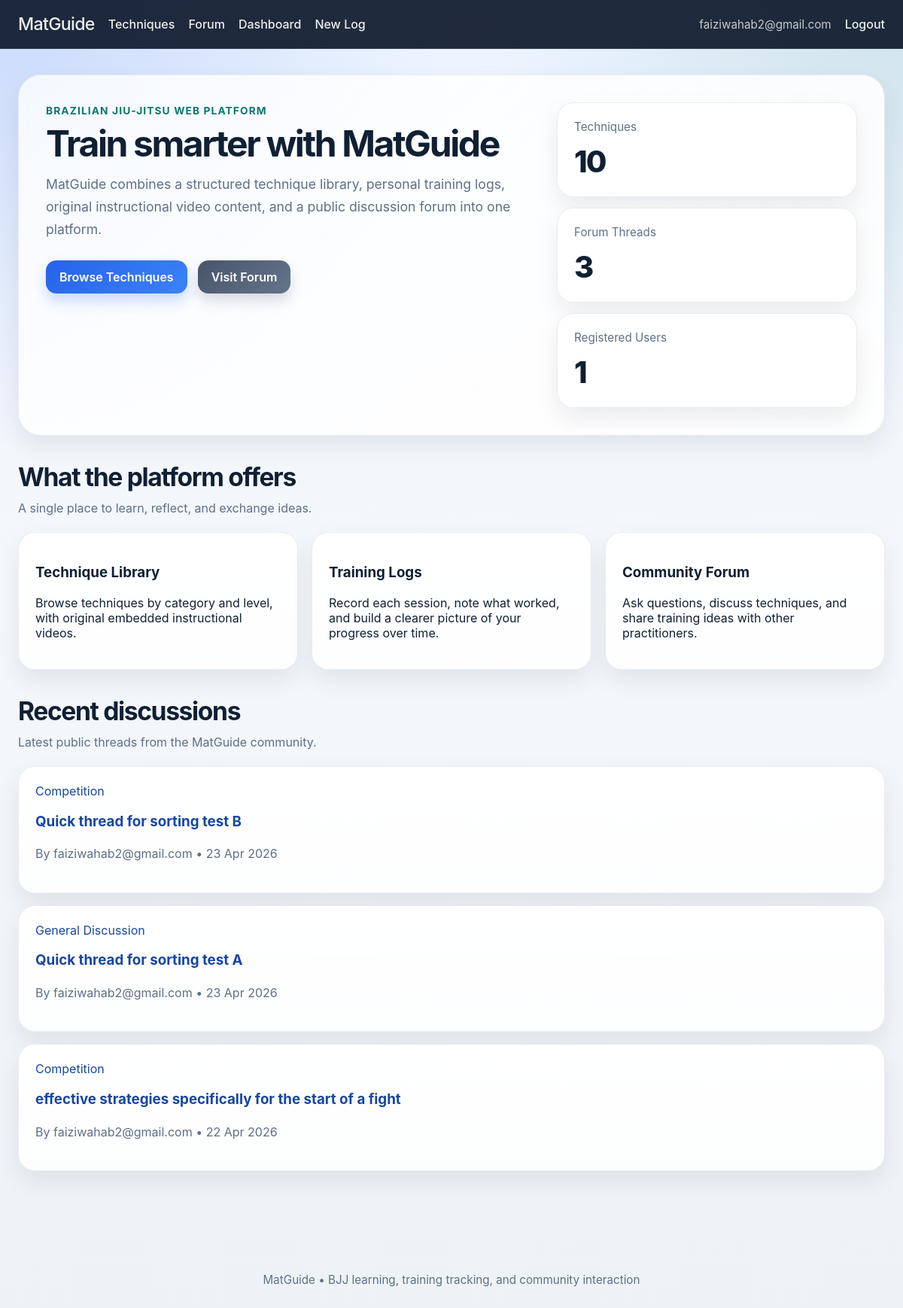
Screenshot of / (signed in) with the database file from the repository.
### models.py (models this page shows, shortened)
class User(UserMixin, db.Model):
    id = db.Column(db.Integer, primary_key=True)
    email = db.Column(db.String(255), unique=True, nullable=False, index=True)
    password_hash = db.Column(db.String(255), nullable=False)
    logs = db.relationship("TrainingLog", backref="user", lazy=True, cascade="all, delete-orphan")
    threads = db.relationship("ForumThread", backref="author", lazy=True, cascade="all, delete-orphan")
    replies = db.relationship("ForumReply", backref="author", lazy=True, cascade="all, delete-orphan")

class ForumThread(db.Model):
    id = db.Column(db.Integer, primary_key=True)
    title = db.Column(db.String(200), nullable=False)
    category = db.Column(db.String(100), nullable=False)
    body = db.Column(db.Text, nullable=False)
    created_at = db.Column(db.DateTime, nullable=False, default=datetime.utcnow)
    user_id = db.Column(db.Integer, db.ForeignKey("user.id"), nullable=False)
    technique_id = db.Column(db.Integer, db.ForeignKey("technique.id"), nullable=True)
    replies = db.relationship("ForumReply", backref="thread", lazy=True, cascade="all, delete-orphan")

### app.py (the view)
    @app.route("/")
    def index():
        total_techniques = Technique.query.count()
        total_threads = ForumThread.query.count()
        total_users = User.query.count()
        recent_threads = ForumThread.query.order_by(ForumThread.created_at.desc()).limit(3).all()
        return render_template(
            "index.html",
            total_techniques=total_techniques,
            total_threads=total_threads,
            total_users=total_users,
            recent_threads=recent_threads,
        )

### models.py (called while the page is built)
@login_manager.user_loader
def load_user(user_id):
    return User.query.get(int(user_id))

### templates/index.html (shortened to what this page needs)
{% extends "base.html" %}
{% block content %}
<section class="hero-section">
  <div class="hero-card">
    <div class="hero-text">
      <span class="eyebrow">Brazilian Jiu-Jitsu Web Platform</span>
      <h1>Train smarter with MatGuide</h1>
      <p>
        MatGuide combines a structured technique library, personal training logs,
        original instructional video content, and a public discussion forum into one platform.
      </p>
      <div class="hero-actions">
        <a class="button" href="{{ url_for('techniques') }}">Browse Techniques</a>
        <a class="button secondary" href="{{ url_for('forum') }}">Visit Forum</a>
      </div>
    </div>
    <div class="hero-stats">
      <div class="stat-card">
        <span class="stat-label">Techniques</span>
        <span class="stat-value">{{ total_techniques }}</span>
      </div>
      <div class="stat-card">
        <span class="stat-label">Forum Threads</span>
        <span class="stat-value">{{ total_threads }}</span>
      </div>
      <div class="stat-card">
        <span class="stat-label">Registered Users</span>
        <span class="stat-value">{{ total_users }}</span>
      </div>
    </div>
  </div>
</section>
<section class="section-block">
  <div class="section-header">
    <h2>What the platform offers</h2>
    <p>A single place to learn, reflect, and exchange ideas.</p>
  </div>
  <div class="feature-grid">
    <div class="feature-card">
      <h3>Technique Library</h3>
      <p>Browse techniques by category and level, with original embedded instructional videos.</p>
    </div>
    <div class="feature-card">
      <h3>Training Logs</h3>
      <p>Record each session, note what worked, and build a clearer picture of your progress over time.</p>
    </div>
    <div class="feature-card">
      <h3>Community Forum</h3>
      <p>Ask questions, discuss techniques, and share training ideas with other practitioners.</p>
    </div>
  </div>
</section>
<section class="section-block">
  <div class="section-header">
    <h2>Recent discussions</h2>
    <p>Latest public threads from the MatGuide community.</p>
  </div>
  {% if recent_threads %}
    <div class="forum-preview-list">
      {% for thread in recent_threads %}
        <a class="forum-preview-card" href="{{ url_for('thread_detail', thread_id=thread.id) }}">
          <span class="thread-category">{{ thread.category }}</span>
          <h3>{{ thread.title }}</h3>
          <p class="muted-text">By {{ thread.author.email }} • {{ thread.created_at.strftime("%d %b %Y") }}</p>
        </a>
      {% endfor %}
    </div>
  {% endif %}
</section>
{% endblock %}

### templates/base.html (shortened to what this page needs)
<!DOCTYPE html>
<html lang="en">
<head>
  <link rel="stylesheet" href="{{ url_for('static', filename='styles.css') }}">
</head>
<body>
  <header class="site-header">
    <nav class="navbar">
      <div class="nav-left">
        <a class="brand" href="{{ url_for('index') }}">MatGuide</a>
        <a href="{{ url_for('techniques') }}">Techniques</a>
        <a href="{{ url_for('forum') }}">Forum</a>
        {% if current_user.is_authenticated %}
          <a href="{{ url_for('dashboard') }}">Dashboard</a>
          <a href="{{ url_for('new_log') }}">New Log</a>
        {% endif %}
      </div>
      <div class="nav-right">
        {% if current_user.is_authenticated %}
          <span class="user-email">{{ current_user.email }}</span>
          <a href="{{ url_for('logout') }}">Logout</a>
        {% else %}
          <a href="{{ url_for('login') }}">Login</a>
          <a class="button nav-button" href="{{ url_for('register') }}">Register</a>
        {% endif %}
      </div>
    </nav>
  </header>
  <main class="page-shell">
    {% block content %}{% endblock %}
  </main>
  <footer class="footer">
    <p>MatGuide • BJJ learning, training tracking, and community interaction</p>
  </footer>
</body>
</html>

### static/styles.css (style rules this page uses)
:root { --bg: #0b1220; --surface: rgba(255, 255, 255, 0.82); --surface-strong: #ffffff; --text: #102033; --muted: #5f6f86; --primary: #2563eb; --primary-dark: #1746a2; --accent: #0f766e; --danger: #dc2626; --success-bg: #dcfce7; --error-bg: #fee2e2; --border: rgba(15, 23, 42, 0.08); --shadow: 0 14px 32px rgba(15, 23, 42, 0.08); --radius: 22px; }
* { box-sizing: border-box; }
body { margin: 0; font-family: "Inter", "Segoe UI", Arial, sans-serif; color: var(--text); background: radial-gradient(circle at top left, rgba(37, 99, 235, 0.18), transparent 28%), radial-gradient(circle at top right, rgba(15, 118, 110, 0.14), transparent 26%), linear-gradient(180deg, #edf4ff 0%, #f4f7fb 42%, #eef2f7 100%); min-height: 100vh; }
a { color: var(--primary-dark); text-decoration: none; }
.site-header { position: sticky; top: 0; z-index: 20; backdrop-filter: blur(12px); background: rgba(9, 20, 39, 0.9); border-bottom: 1px solid rgba(255, 255, 255, 0.08); }
.navbar { max-width: 1220px; margin: 0 auto; padding: 18px 24px; display: flex; align-items: center; justify-content: space-between; }
.nav-left, .nav-right { display: flex; align-items: center; gap: 18px; }
.navbar a { color: rgba(255, 255, 255, 0.92); font-weight: 500; text-decoration: none; }
.brand { font-size: 1.45rem; font-weight: 800; letter-spacing: -0.03em; }
.user-email { color: rgba(255, 255, 255, 0.75); font-size: 0.95rem; }
.page-shell { max-width: 1220px; margin: 0 auto; padding: 34px 24px 60px; }
.footer { text-align: center; padding: 26px 18px 42px; color: var(--muted); font-size: 0.95rem; }
.button { display: inline-flex; align-items: center; justify-content: center; gap: 8px; padding: 12px 18px; border: none; border-radius: 14px; background: linear-gradient(135deg, var(--primary), #3b82f6); color: white; font-weight: 600; text-decoration: none; cursor: pointer; box-shadow: 0 10px 18px rgba(37, 99, 235, 0.22); transition: transform 0.15s ease, box-shadow 0.15s ease, opacity 0.15s ease; }
.button.secondary { background: linear-gradient(135deg, #475569, #64748b); box-shadow: 0 10px 18px rgba(71, 85, 105, 0.2); }
.hero-section { margin-bottom: 34px; }
.hero-card { display: grid; grid-template-columns: 1.4fr 0.85fr; gap: 22px; background: linear-gradient(135deg, rgba(255, 255, 255, 0.78), rgba(255, 255, 255, 0.92)); border: 1px solid var(--border); border-radius: 30px; padding: 36px; box-shadow: var(--shadow); }
.eyebrow { display: inline-block; margin-bottom: 12px; color: var(--accent); font-weight: 700; font-size: 0.86rem; text-transform: uppercase; letter-spacing: 0.08em; }
.hero-text h1 { margin: 0 0 14px; font-size: 3rem; line-height: 1.02; letter-spacing: -0.05em; }
.hero-text p { margin: 0; max-width: 640px; font-size: 1.1rem; line-height: 1.7; color: var(--muted); }
.hero-actions { display: flex; gap: 14px; margin-top: 26px; flex-wrap: wrap; }
.hero-stats { display: grid; gap: 14px; }
.stat-card, .feature-card, .form-card, .filter-card, .thread-card, .thread-detail-card, .reply-card, .log-card, .technique-card, .empty-state, .forum-preview-card, .video-shell { background: linear-gradient(180deg, rgba(255, 255, 255, 0.96), rgba(255, 255, 255, 0.84)); border: 1px solid var(--border); border-radius: var(--radius); box-shadow: var(--shadow); }
.stat-card, .feature-card, .technique-card, .thread-card, .reply-card, .log-card, .thread-detail-card, .forum-preview-card, .empty-state { padding: 22px; }
.stat-label { display: block; color: var(--muted); font-size: 0.95rem; margin-bottom: 12px; }
.stat-value { display: block; font-size: 2.5rem; font-weight: 800; letter-spacing: -0.05em; }
.section-block { margin-bottom: 34px; }
.section-header { margin-bottom: 18px; }
.section-header h1, .section-header h2 { margin: 0 0 8px; font-size: 2.1rem; letter-spacing: -0.04em; }
.section-header p { margin: 0; color: var(--muted); line-height: 1.7; }
.feature-grid, .stats-grid, .technique-grid { display: grid; gap: 18px; }
.feature-grid { grid-template-columns: repeat(auto-fit, minmax(250px, 1fr)); }
.forum-preview-list, .thread-list, .reply-list, .log-list, .mini-thread-list { display: grid; gap: 16px; }
.forum-preview-card { display: block; text-decoration: none; }
.thread-preview, .muted-text { color: var(--muted); line-height: 1.65; }

### rows the page displays
User: email "faiziwahab2@gmail.com"
ForumThread: category "Competition", title "Quick thread for sorting test B", author.email "faiziwahab2@gmail.com", created_at "23 Apr 2026"
ForumThread: category "General Discussion", title "Quick thread for sorting test A", author.email "faiziwahab2@gmail.com", created_at "23 Apr 2026"
ForumThread: category "Competition", title "effective strategies specifically for the start of a fight", author.email "faiziwahab2@gmail.com", created_at "22 Apr 2026"

### other values shown
{{ total_techniques }} "10"
{{ total_threads }} "3"
{{ total_users }} "1"
